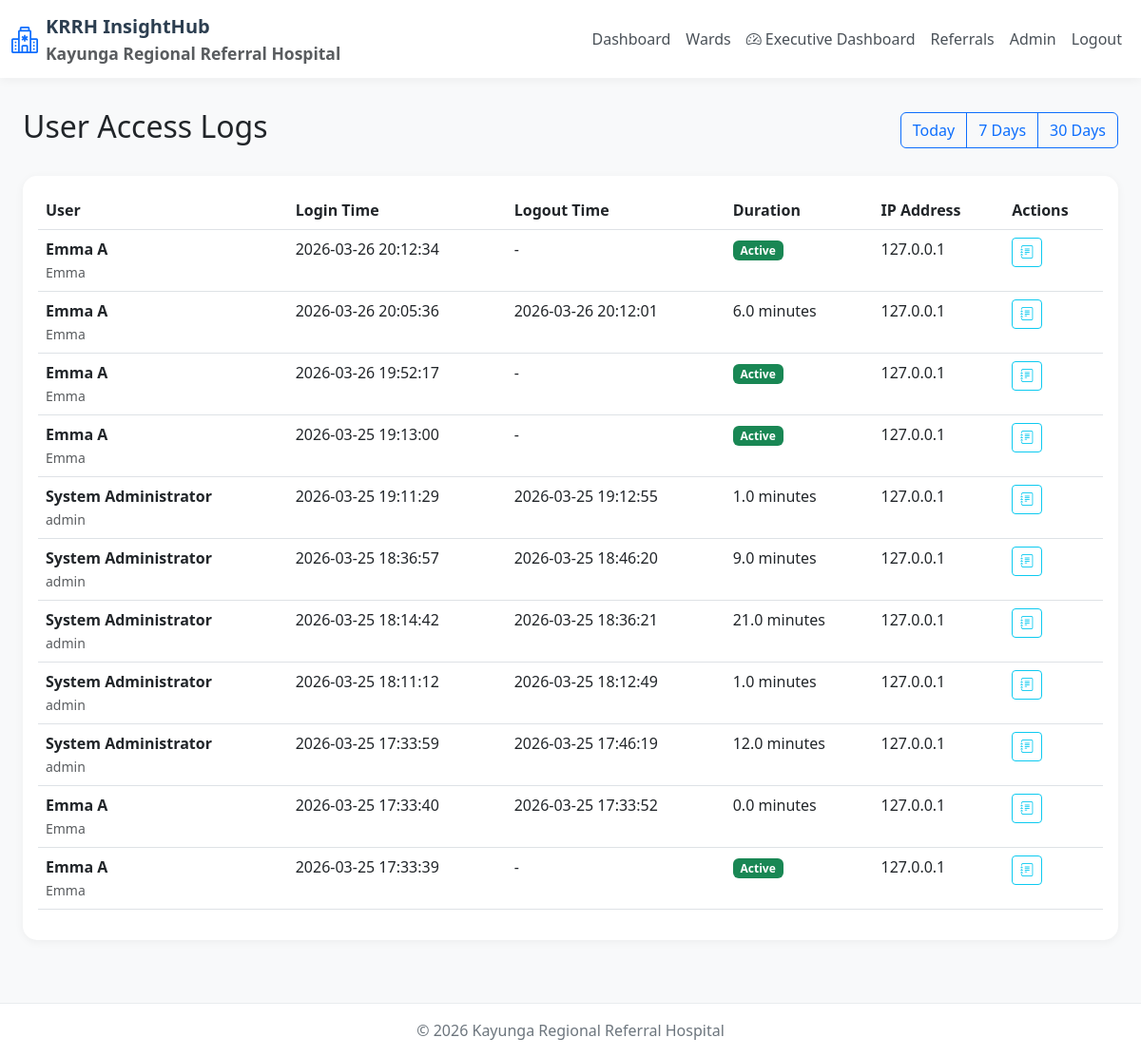
The page /admin/logs (signed in) on the database its author committed.
### models.py (models this page shows, shortened)
class UserAccessLog(db.Model):
    __tablename__ = 'user_access_logs'
    id = db.Column(db.Integer, primary_key=True)
    user_id = db.Column(db.Integer, db.ForeignKey('users.id'), nullable=False)
    login_time = db.Column(db.DateTime, default=datetime.utcnow)
    logout_time = db.Column(db.DateTime, nullable=True)
    ip_address = db.Column(db.String(45), nullable=True)
    user_agent = db.Column(db.String(200), nullable=True)
    actions = db.Column(db.Text, nullable=True)

class User(UserMixin, db.Model):
    __tablename__ = 'users'
    id = db.Column(db.Integer, primary_key=True)
    username = db.Column(db.String(80), unique=True, nullable=False)
    email = db.Column(db.String(120), unique=True, nullable=True)
    password_hash = db.Column(db.String(200), nullable=False)
    full_name = db.Column(db.String(100), nullable=False)
    role = db.Column(db.String(50), nullable=False, default='data_entry')
    department = db.Column(db.String(100), nullable=True)
    is_active = db.Column(db.Boolean, default=True)
    created_at = db.Column(db.DateTime, default=datetime.utcnow)
    last_login = db.Column(db.DateTime, nullable=True)
    access_logs = db.relationship('UserAccessLog', backref='user', lazy=True, cascade='all, delete-orphan')
    kpi_entries = db.relationship('KPIEntry', foreign_keys='KPIEntry.entered_by', backref='entered_by_user', lazy=True)
    verified_entries = db.relationship('KPIEntry', foreign_keys='KPIEntry.verified_by', backref='verifier', lazy=True)

### app.py (the view)
@app.route('/admin/logs')
@login_required
def admin_logs():
    if current_user.role != 'admin':
        flash('Access denied', 'danger')
        return redirect(url_for('dashboard'))
    days = request.args.get('days', 7, type=int)
    since = datetime.utcnow() - timedelta(days=days)
    logs = UserAccessLog.query.filter(UserAccessLog.login_time >= since).order_by(UserAccessLog.login_time.desc()).all()
    return render_template('admin/logs.html', logs=logs, days=days)

### app.py (called while the page is built)
@login_manager.user_loader
def load_user(user_id):
    return User.query.get(int(user_id))

@app.context_processor
def inject_now():
    return {'now': datetime.now(), 'datetime': datetime}

@app.context_processor
def utility_processor():
    def min_value(a, b):
        if a is None or b is None:
            return 0
        return min(a, b)
    return {'min': min_value}

### templates/admin/logs.html (shortened to what this page needs)
{% extends 'base.html' %}
{% block content %}
<div class="container-fluid">
    <div class="row mb-4">
        <div class="col-12">
            <div class="d-flex justify-content-between align-items-center">
                <h2>User Access Logs</h2>
                <div class="btn-group">
                    <a href="{{ url_for('admin_logs', days=1) }}" class="btn btn-outline-primary">Today</a>
                    <a href="{{ url_for('admin_logs', days=7) }}" class="btn btn-outline-primary">7 Days</a>
                    <a href="{{ url_for('admin_logs', days=30) }}" class="btn btn-outline-primary">30 Days</a>
                </div>
            </div>
        </div>
    </div>
    <div class="row">
        <div class="col-12">
            <div class="card">
                <div class="card-body">
                    <table class="table">
                        <thead>
                            <tr>
                                <th>User</th>
                                <th>Login Time</th>
                                <th>Logout Time</th>
                                <th>Duration</th>
                                <th>IP Address</th>
                                <th>Actions</th>
                            </tr>
                        </thead>
                        <tbody>
                            {% for log in logs %}
                            <tr>
                                <td><strong>{{ log.user.full_name }}</strong><br>
                                    <small class="text-muted">{{ log.user.username }}</small>
                                </td>
                                <td>{{ log.login_time.strftime('%Y-%m-%d %H:%M:%S') }}</td>
                                <td>{{ log.logout_time.strftime('%Y-%m-%d %H:%M:%S') if log.logout_time else '-' }}</td>
                                <td>
                                    {% if log.logout_time %}
                                        {% set duration = (log.logout_time - log.login_time).total_seconds() // 60 %}
                                        {{ duration }} minutes
                                    {% else %}
                                        <span class="badge bg-success">Active</span>
                                    {% endif %}
                                </td>
                                <td>{{ log.ip_address|default('-') }}</td>
                                <td>
                                    <button class="btn btn-sm btn-outline-info"
                                            onclick="showActions('{{ log.actions|tojson }}')">
                                        <i class="bi bi-journal-text"></i>
                                    </button>
                                </td>
                            </tr>
                            {% else %}
                            <tr>
                                <td colspan="6" class="text-center text-muted">No logs found</td>
                            </tr>
                            {% endfor %}
                        </tbody>
                    </table>
                </div>
            </div>
        </div>
    </div>
</div>
{% endblock %}

### templates/base.html (style rules this page uses)
body { background: #f8f9fa; font-family: 'Segoe UI', Tahoma, Geneva, Verdana, sans-serif; }
.card { border: none; border-radius: 15px; box-shadow: 0 2px 10px rgba(0,0,0,0.05); }

### rows shown on the page
UserAccessLog: user.full_name "Emma A", user.username "Emma", login_time "2026-03-26 20:12:34", logout_time "-", shows "Active", ip_address "127.0.0.1"
UserAccessLog: user.full_name "Emma A", user.username "Emma", login_time "2026-03-26 20:05:36", logout_time "2026-03-26 20:12:01", duration "6.0", ip_address "127.0.0.1"
UserAccessLog: user.full_name "Emma A", user.username "Emma", login_time "2026-03-26 19:52:17", logout_time "-", shows "Active", ip_address "127.0.0.1"
UserAccessLog: user.full_name "Emma A", user.username "Emma", login_time "2026-03-25 19:13:00", logout_time "-", shows "Active", ip_address "127.0.0.1"
UserAccessLog: user.full_name "System Administrator", user.username "admin", login_time "2026-03-25 19:11:29", logout_time "2026-03-25 19:12:55", duration "1.0", ip_address "127.0.0.1"
UserAccessLog: user.full_name "System Administrator", user.username "admin", login_time "2026-03-25 18:36:57", logout_time "2026-03-25 18:46:20", duration "9.0", ip_address "127.0.0.1"
UserAccessLog: user.full_name "System Administrator", user.username "admin", login_time "2026-03-25 18:14:42", logout_time "2026-03-25 18:36:21", duration "21.0", ip_address "127.0.0.1"
UserAccessLog: user.full_name "System Administrator", user.username "admin", login_time "2026-03-25 18:11:12", logout_time "2026-03-25 18:12:49", duration "1.0", ip_address "127.0.0.1"
UserAccessLog: user.full_name "System Administrator", user.username "admin", login_time "2026-03-25 17:33:59", logout_time "2026-03-25 17:46:19", duration "12.0", ip_address "127.0.0.1"
UserAccessLog: user.full_name "Emma A", user.username "Emma", login_time "2026-03-25 17:33:40", logout_time "2026-03-25 17:33:52", duration "0.0", ip_address "127.0.0.1"
UserAccessLog: user.full_name "Emma A", user.username "Emma", login_time "2026-03-25 17:33:39", logout_time "-", shows "Active", ip_address "127.0.0.1"
